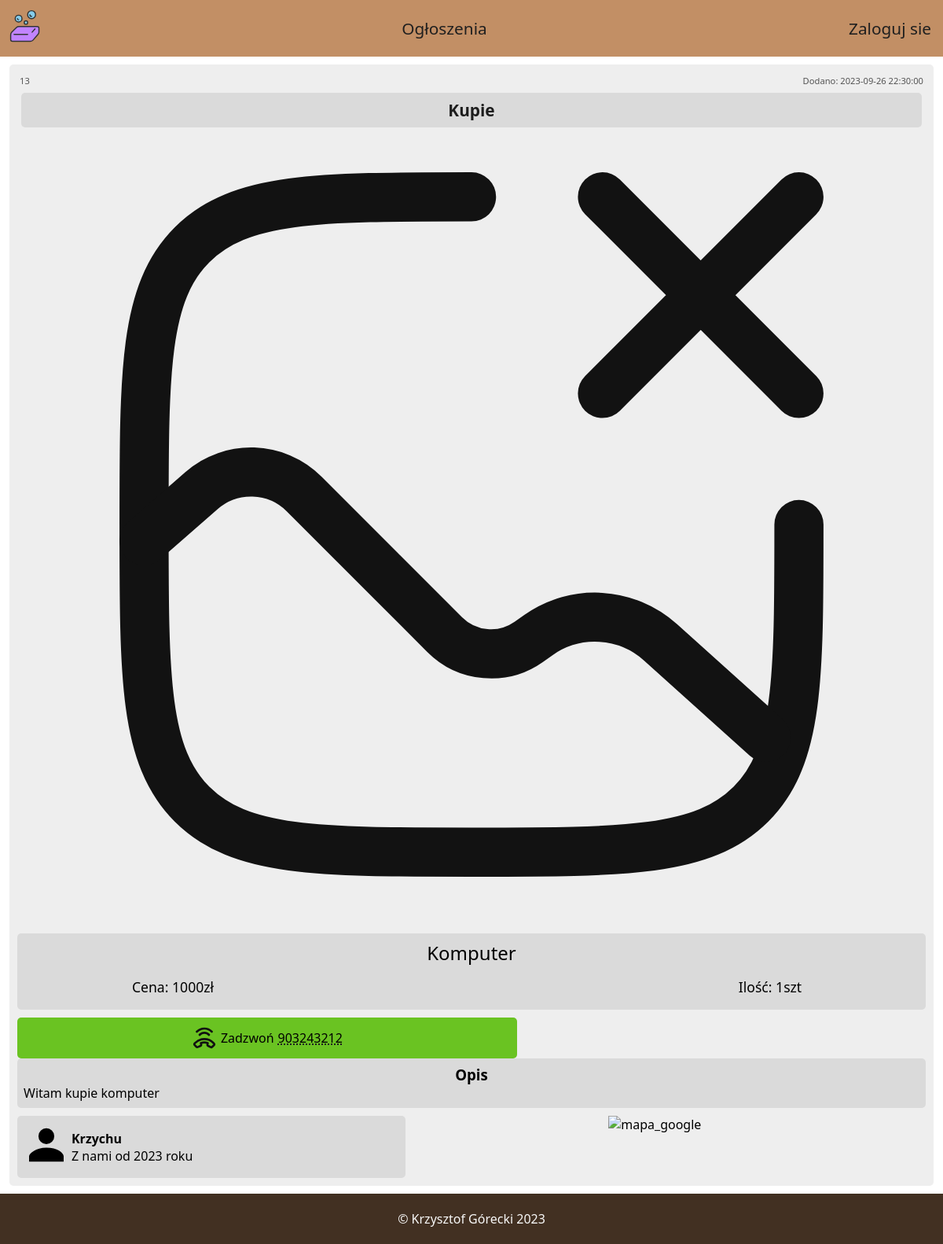
Screenshot of /ogloszenia/komputer-337332u.php with the database file from the repository.
### tables this page shows
CREATE TABLE `ogloszenia` (
  `id_ogloszenia` int(11) NOT NULL,
  `nazwa` varchar(130) NOT NULL,
  `cena` int(11) NOT NULL,
  `ilosc` smallint(6) NOT NULL,
  `kategoria` tinyint(4) NOT NULL,
  `nr_telefonu` char(9) NOT NULL,
  `opis` text NOT NULL,
  `przypisane_konto` int(11) NOT NULL,
  `zdjecia` text DEFAULT NULL,
  `link` varchar(50) NOT NULL,
  `czas_dodania` datetime NOT NULL
);

CREATE TABLE `kategoria_ogloszenia` (
  `id_kategorii` tinyint(4) NOT NULL,
  `kategoria` varchar(50) NOT NULL
);

CREATE TABLE `konta` (
  `id_konta` int(11) NOT NULL,
  `imie` varchar(100) DEFAULT NULL,
  `email` varchar(100) NOT NULL,
  `haslo` varchar(100) NOT NULL,
  `dostep` tinyint(4) NOT NULL,
  `token` varchar(60) DEFAULT NULL,
  `data_rejestracji` datetime NOT NULL,
  `ostatnie_logowanie` datetime DEFAULT NULL
);

### ogloszenia/komputer-337332u.php (the view, shortened to what this page needs)
<?php
include_once('../laczenie_z_baza.php');
?>
<!DOCTYPE html>
<html lang="pl">
<head>
    <link rel="stylesheet" href="../style.css">
</head>
<body>
<?php include_once('../menu_nav_ogloszenie.php') ?>
<div class='contener'>
<div class='produkt_box'>
<?php
$url = $_SERVER['REQUEST_URI'];
$url = parse_url($url);
$cut_url = explode("/",$url['path']);
$url = end($cut_url);
$pytanie = "SELECT id_ogloszenia, nazwa, cena, ilosc, nr_telefonu, opis, konta.imie, konta.data_rejestracji, zdjecia, kategoria_ogloszenia.kategoria, czas_dodania
FROM ogloszenia
INNER JOIN kategoria_ogloszenia on kategoria_ogloszenia.id_kategorii = ogloszenia.kategoria
INNER JOIN konta on konta.id_konta = ogloszenia.przypisane_konto
WHERE link = ?";
$wykonaj = $conn -> prepare($pytanie);
$wykonaj -> execute([$url]);
$produkt_dane = $wykonaj -> fetch(PDO::FETCH_ASSOC);
$zdjecia = explode(",", $produkt_dane["zdjecia"]);
    echo "<div class='produkt_ident'>
        <span>$produkt_dane[id_ogloszenia]</span>
        <span>Dodano: $produkt_dane[czas_dodania]</span>
    </div>";
?>
    <div class='produkt_kategoria'>
        <?php echo ucfirst($produkt_dane["kategoria"]); ?>
    </div>
<?php
    echo "<div class='produkt_showcase'>";
    if(!empty($zdjecia[0])){
        $showcase = array();
        foreach($zdjecia as $zdjecie){
            $dodane_z = "zdjecia_ogloszen/".$zdjecie;
            array_push($showcase, $dodane_z);
        }
        echo "<button onclick='zdjecie_minus()'> < </button>";
        echo "<img id='zdjecie_produktu' src='$showcase[0]' alt='produkt'>";
        echo "<button onclick='zdjecie_plus()'> > </button>";
    }
    else{
        echo "<img src='../ikony/brak_zdjecia.svg' alt='produkt' width='90%' height='auto'>";
    }
    echo "</div>";
?>
    <div class='produkt_info'>
        <p><?php echo ucfirst($produkt_dane["nazwa"]); ?></p>
        <span>Ilość: <?php echo $produkt_dane["ilosc"]; ?>szt</span>
        <span>Cena: <?php echo $produkt_dane["cena"]; ?>zł</span>
    </div>
    <div class='produkt_zadzwon'>
        <img src="../ikony/call.svg" width='32px' height='32px'>
        <span>Zadzwoń </span>
        <span><?php echo $produkt_dane['nr_telefonu'] ?></span>
    </div>
    <div class='produkt_opis'>
        <h3>Opis</h3>
        <span><?php echo ucfirst($produkt_dane["opis"]); ?></span>
    </div>
    <div class='produkt_grupaOL'>
        <div class='produkt_ogloszeniodawca'>
            <div>
                <img src="../ikony/person.svg" alt="personIcon">
            </div>
            <div>
                <p style='font-weight: bold;'><?php echo ucfirst($produkt_dane["imie"]); ?></p>
                <p>
                <?php
                $rok = explode('-', $produkt_dane["data_rejestracji"]);
                echo "Z nami od " . $rok[0] . " roku";
                ?>
                </p>
            </div>
        </div>
        <div class='produkt_lokalizacja'>
            <img src="https://media1.giphy.com/media/wFmAaA333ZXOwTA7d8/giphy.gif?cid=ecf05e47lzv29uino41d549ae89ssj9fqt4dj6v1r28l1r8r&ep=v1_gifs_search&rid=giphy.gif&ct=g" alt="mapa_google" width='150px' heigth='auto'>
        </div>
    </div>
</div>
</div>
    <?php include_once("../footer.php") ?>
</body>
</html>

### style.css (style rules this page uses)
* { box-sizing: border-box; margin: 0; font-family: 'Segoe UI', Tahoma, Geneva, Verdana, sans-serif; }
body { overflow-x: hidden; min-height: 100vh; display: flex; flex-direction: column; }
.contener { flex: 1; margin-left: auto; margin-right: auto; padding: 10px; background-color: #eeeeee; width: 98vw; height: auto; display: flex; flex-direction: column; border-radius: 5px; }
.produkt_ident { display: flex; flex-direction: row; justify-content: space-between; font-size: 0.7rem; color: #545454; padding: 3px; }
.produkt_kategoria { text-align: center; background-color: #dadada; color: #1d1d1d; font-size: 1.3rem; font-weight: bold; border-radius: 5px; padding: 8px; margin: 5px; }
.produkt_showcase { width: 90%; margin-left: auto; margin-right: auto; display: flex; justify-content: center; }
.produkt_showcase img { text-align: center; width: 100%; max-width: 1000px; margin-left: auto; margin-right: auto; }
.produkt_info { padding: 4px; display: grid; grid-template-columns: repeat(3, 1fr); grid-template-rows: repeat(2, 1fr); grid-row-gap: 15px; text-align: center; font-size: 1.1rem; margin-top: 20px; margin-bottom: 10px; border-radius: 5px; padding: 8px; background-color: #dadada; }
.produkt_info p:nth-child(1) { font-size: 1.5rem; grid-area: 1 / 1 / 2 / 4; }
.produkt_info span:nth-child(2) { grid-area: 2 / 3 / 3 / 4; }
.produkt_opis { text-align: justify; border-radius: 5px; padding: 8px; background-color: #dadada; }
.produkt_opis h3 { text-align: center; }
.produkt_grupaOL { display: flex; flex-direction: row; margin-top: 10px; gap: 5px; }
.produkt_ogloszeniodawca { display: flex; width: 45%; min-width: 140px; flex-direction: row; align-items: center; background-color: #dadada; border-radius: 5px; padding: 5px; }
.produkt_ogloszeniodawca div img { width: 64px; height: 64px; }
.produkt_lokalizacja { width: 60%; display: flex; justify-content: center; }
.produkt_zadzwon { display: flex; flex-direction: row; width: 55%; background-color: #6ac322; border-radius: 5px; padding: 10px; align-items: center; gap: 5px; justify-content: center; }
.produkt_zadzwon span:nth-child(3) { text-decoration: #1f1f1f 1.5px underline dotted; }

### rows the page displays
ogloszenia: id_ogloszenia "13", czas_dodania "2023-09-26 22:30:00", kategoria.kategoria "Kupie", nazwa "Komputer", ilosc "1", cena "1000", nr_telefonu "903243212", opis "Witam kupie komputer", przypisane_konto.imie "Krzychu", przypisane_konto.data_rejestracji "2023"
